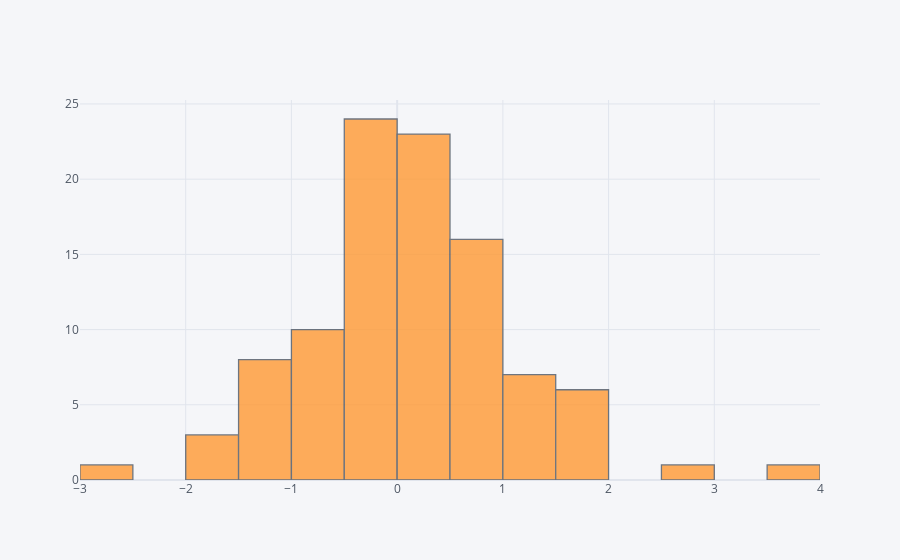

Notebook cell for this chart:
### Markdown cell above
## histogram

### Code cell
df['A'].iplot(kind='hist',bins=25)

### Figure 1 — Plotly figure (JSON) as saved in the notebook; plotly's stock layout.template omitted (floating-point values rounded to 4 significant figures)
{"data": [{"histfunc": "count", "histnorm": "", "marker": {"color": "rgba(255, 153, 51, 1.0)", "line": {"color": "#4D5663", "width": 1.3}}, "name": "A", "nbinsx": 25, "opacity": 0.8, "orientation": "v", "type": "histogram", "x": [-1.078, 0.2144, 1.318, 0.1586, 0.9911, -0.9663, -0.1112, 1.943, 0.2522, -0.5116, 0.174, 0.4411, -0.02696, -0.1943, -0.147, -0.1588, 0.1063, 1.01, 0.01933, 0.5755, 0.824, 1.088, 0.3772, 2.688, -0.1839, -0.3144, 1.919, 1.903, 0.2931, 0.7113, 1.224, 0.6849, -0.1536, 0.7283, -0.4365, 3.978, 0.5912, -0.1074, -1.409, 0.6399, -1.721, 0.3083, -1.161, 0.6607, -1.423, 0.02757, 0.3648, -0.3357, -0.0346, -0.57, 0.3873, 0.3763, 1.831, -0.7072, -0.4669, -0.4242, 1.923, 0.4071, 0.04449, 1.621, 0.855, -0.4249, 0.3176, -0.3763, -0.3027, -1.643, -0.292, 1.142, 0.9157, 0.8006, 0.1399, -1.994, 0.4163, -0.8759, 0.005111, 0.4852, 1.027, 1.053, 0.5568, -0.2486, -0.08158, -1.315, -0.9819, -1.011, 0.5562, -0.1183, 0.8632, -0.1853, 0.1972, -0.8779, -0.07947, 0.9405, -0.07897, -1.393, -0.7993, 0.01772, -2.904, -1.285, -0.6, -0.6227]}], "layout": {"barmode": "overlay", "legend": {"bgcolor": "#F5F6F9", "font": {"color": "#4D5663"}}, "paper_bgcolor": "#F5F6F9", "plot_bgcolor": "#F5F6F9", "title": {"font": {"color": "#4D5663"}}, "xaxis": {"gridcolor": "#E1E5ED", "showgrid": true, "tickfont": {"color": "#4D5663"}, "title": {"font": {"color": "#4D5663"}, "text": ""}, "zerolinecolor": "#E1E5ED"}, "yaxis": {"gridcolor": "#E1E5ED", "showgrid": true, "tickfont": {"color": "#4D5663"}, "title": {"font": {"color": "#4D5663"}, "text": ""}, "zerolinecolor": "#E1E5ED"}}}
